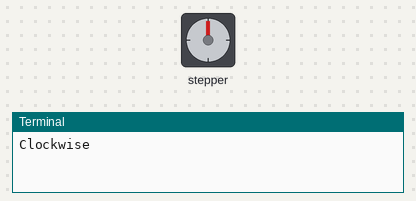
Simulated run of this program. Board: Raspberry Pi (BCM pin numbers). On the bench: stepper motor, the last lines printed to the terminal. At 33.8 s the program stops and its outputs stay as they are.

Above: at 2.0 s.
At 9.6 s:
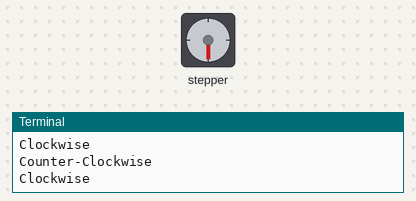
At 17.4 s:
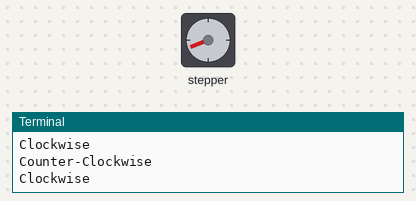
At 33.0 s:
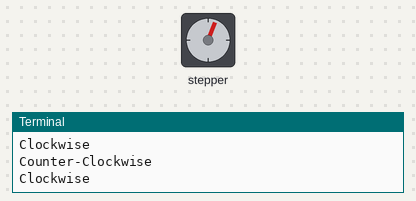
Timing chart, 0 to 35.1 s (numbered marks = the images above):
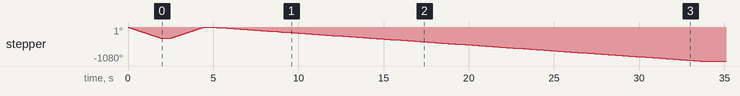

The program:

step01.py
```python
#!/usr/bin/env python

from time import sleep
import RPi.GPIO as GPIO

DIR = 3   # Direction GPIO Pin
STEP = 4  # Step GPIO Pin
CW = 0     # Clockwise Rotation
CCW = 1    # Counterclockwise Rotation
SPR = 48   # Steps per Revolution (360 / 7.5)

GPIO.setmode(GPIO.BCM)
GPIO.setup(DIR, GPIO.OUT)
GPIO.setup(STEP, GPIO.OUT)
GPIO.output(DIR, CW)

step_count = SPR
delay = .0208

print("Clockwise")
for x in range(step_count):
#while True:
    GPIO.output(STEP, GPIO.HIGH)
    sleep(delay)
    GPIO.output(STEP, GPIO.LOW)
    sleep(delay)

sleep(.5)
GPIO.output(DIR, CCW)
print("Counter-Clockwise")
for x in range(step_count):
    GPIO.output(STEP, GPIO.HIGH)
    sleep(delay)
    GPIO.output(STEP, GPIO.LOW)
    sleep(delay)

sleep(.5)
GPIO.output(DIR, CW)

step_count = SPR*3
delay = 0.1
print("Clockwise")
for x in range(step_count):
    GPIO.output(STEP, GPIO.HIGH)
    sleep(delay)
    GPIO.output(STEP, GPIO.LOW)
    sleep(delay)


GPIO.cleanup()
```
